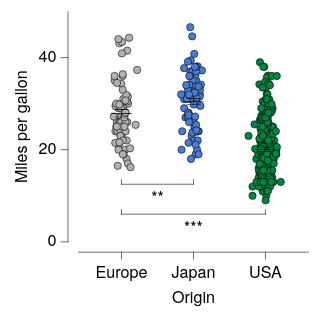

Source (Vega-Lite JSON):
### Vega-Lite specification from a JSON file in a GitHub repository (floating-point values rounded to 4 significant figures; data arrays with more than 128 entries replaced by an {"elided": "..."} marker saying what was removed)
{"background": null, "config": {"arc": {"fill": "#DBDBDB", "fillOpacity": 1.0, "innerRadius": 25.0, "padAngle": 0.03, "stroke": "black", "strokeOpacity": 1, "strokeWidth": 0.25}, "area": {"fill": "#DBDBDB", "fillOpacity": 1.0, "stroke": "black", "strokeOpacity": 1, "strokeWidth": 0.25}, "axis": {"domain": true, "domainCap": "round", "domainColor": "black", "domainWidth": 0.25, "grid": false, "gridCap": "round", "gridColor": "#F1F1F1", "gridDash": [0, 0], "gridOpacity": 1.0, "gridWidth": 0.25, "labelColor": "black", "labelFont": "Helvetica Neue, HelveticaNeue, Helvetica, Arial, sans-serif", "labelFontSize": 7, "labelFontStyle": "normal", "labelFontWeight": 400, "offset": 4.5, "ticks": true, "tickCap": "round", "tickColor": "black", "tickRound": false, "tickSize": 3, "tickWidth": 0.25, "titleColor": "black", "titleFont": "Helvetica Neue, HelveticaNeue, Helvetica, Arial, sans-serif", "titleFontSize": 7, "titleFontStyle": "normal", "titleFontWeight": 400}, "axisX": {"domain": true, "labelAlign": "center", "labelAngle": 0, "labels": true, "ticks": true, "translate": 0}, "axisY": {"domain": true, "labelAlign": "right", "labelAngle": 0, "labels": true, "ticks": true, "translate": 0}, "axisRight": {"domain": true, "labelAlign": "left", "labelAngle": 0, "labels": true, "ticks": true, "translate": 0}, "axisTop": {"domain": true, "labelAlign": "center", "labelAngle": 0, "labels": true, "ticks": true, "translate": 0}, "axisBand": {"tickOffset": 0}, "bar": {"fill": "#DBDBDB", "fillOpacity": 1.0, "stroke": "black", "strokeOpacity": 1, "strokeWidth": 0.25}, "boxplot": {"size": 9.0, "ticks": {"cornerRadius": 0.25, "fill": "black", "opacity": 1, "size": 4.5, "thickness": 0.25}, "box": {"fillOpacity": 1.0, "stroke": "black", "strokeOpacity": 1, "strokeWidth": 0.25}, "median": {"cornerRadius": 0, "fill": "black", "fillOpacity": 1.0, "opacity": 1, "size": 9.0, "thickness": 0.25}, "rule": {"fill": "black", "fillOpacity": 1.0, "size": 10.0, "stroke": "black", "strokeDash": [0, 0], "strokeOpacity": 1, "strokeWidth": 0.25}, "outliers": {"color": "black", "fill": "black", "fillOpacity": 1.0, "size": 0, "stroke": "black", "strokeOpacity": 1, "strokeWidth": 0.25}}, "circle": {"fill": "black", "fillOpacity": 1.0, "size": 1.25, "stroke": null, "strokeOpacity": 1, "strokeWidth": 0.25}, "errorband": {"band": {"fillOpacity": 0.6, "stroke": null, "strokeWidth": 0.25, "strokeOpacity": 1}, "borders": {"opacity": 0, "strokeOpacity": 0.25, "strokeWidth": 1}}, "errorbar": {"opacity": 1, "rule": {"strokeDash": [0, 0], "strokeWidth": 0.25}, "ticks": {"color": "black", "cornerRadius": 0.125, "opacity": 1, "size": 6.0, "thickness": 0.25}, "thickness": 0.25}, "font": "Helvetica Neue, HelveticaNeue, Helvetica, Arial, sans-serif", "geoshape": {"fill": "#DBDBDB", "fillOpacity": 1.0, "stroke": "black", "strokeOpacity": 1, "strokeWidth": 0.25}, "header": {"labelColor": "black", "labelFont": "Helvetica Neue, HelveticaNeue, Helvetica, Arial, sans-serif", "labelFontSize": 7, "labelFontStyle": "normal", "labelFontWeight": 400, "titleColor": "black", "titleFont": "Helvetica Neue, HelveticaNeue, Helvetica, Arial, sans-serif", "titleFontSize": 7, "titleFontStyle": "normal", "titleFontWeight": 400, "titlePadding": 0}, "legend": {"disable": false, "offset": 4.5, "titlePadding": 4, "labelOffset": 2, "gradientLabelOffset": 2, "gradientLength": 50.0, "gradientThickness": 5.0, "gradientOpacity": 1.0, "gradientStrokeColor": "black", "gradientStrokeWidth": 0.25, "labelColor": "black", "labelFont": "Helvetica Neue, HelveticaNeue, Helvetica, Arial, sans-serif", "labelFontSize": 7, "labelFontStyle": "normal", "labelFontWeight": 400, "strokeColor": "black", "strokeWidth": 0, "symbolSize": 42, "symbolStrokeColor": "black", "symbolStrokeWidth": 0.25, "titleColor": "black", "titleFont": "Helvetica Neue, HelveticaNeue, Helvetica, Arial, sans-serif", "titleFontSize": 7, "titleFontStyle": "normal", "titleFontWeight": 400}, "line": {"color": "black", "stroke": "black", "strokeCap": "butt", "strokeDash": [0, 0], "strokeOpacity": 1, "strokeWidth": 0.5}, "point": {"filled": true, "fill": "#DBDBDB", "fillOpacity": 1.0, "size": 5.0, "stroke": "black", "strokeOpacity": 1, "strokeWidth": 0.25}, "range": {"category": ["#B2B2B2", "#4A7CD3", "#008542", "#664CAF", "#509F98", "#636363", "#284F93", "#005226", "#382864", "#285753"], "diverging": {"scheme": ["#443E60", "#5F597E", "#7C759B", "#9994B6", "#B7B4CC", "#D6D5DC", "#F6F6F6", "#D1DAD9", "#A4C2BF", "#7AA9A4", "#578E89", "#37736E", "#1B5954"]}, "heatmap": {"scheme": ["#440154", "#472270", "#433E82", "#38598C", "#2C728E", "#238A8D", "#24A086", "#39B578", "#5DC862", "#96D646", "#CAE02D", "#FDE724"]}, "ordinal": {"scheme": ["#F1F1F1", "#DBDBDB", "#C6C6C6", "#B2B2B2", "#9D9D9D", "#898989", "#767676", "#636363", "#515151", "#404040", "#2F2F2F", "#1F1F1F"]}, "ramp": {"scheme": ["#440154", "#472270", "#433E82", "#38598C", "#2C728E", "#238A8D", "#24A086", "#39B578", "#5DC862", "#96D646", "#CAE02D", "#FDE724"]}}, "rule": {"color": "black", "stroke": "black", "strokeCap": "round", "strokeDash": [2, 2], "strokeOpacity": 1, "strokeWidth": 0.25}, "scale": {"barBandPaddingInner": 0.1, "rectBandPaddingInner": 0, "tickBandPaddingInner": 0.1, "bandPaddingOuter": 0.1, "bandWithNestedOffsetPaddingInner": 0.2, "bandWithNestedOffsetPaddingOuter": 0.2, "offsetBandPaddingInner": 0, "offsetBandPaddingOuter": 0, "round": false}, "rect": {"fill": "#DBDBDB", "fillOpacity": 1.0, "stroke": "black", "strokeOpacity": 1, "strokeWidth": 0.25}, "square": {"fill": "#DBDBDB", "fillOpacity": 1.0, "size": 10.0, "stroke": "black", "strokeOpacity": 1, "strokeWidth": 0.25}, "text": {"color": "black", "font": "Helvetica Neue, HelveticaNeue, Helvetica, Arial, sans-serif", "fontSize": 7, "fontStyle": "normal", "fontWeight": 400}, "tick": {"color": "black", "cornerRadius": 0.125, "opacity": 1.0, "size": 9.0, "thickness": 0.25}, "title": {"anchor": "middle", "frame": "group", "color": "black", "font": "Helvetica Neue, HelveticaNeue, Helvetica, Arial, sans-serif", "fontSize": 7, "fontStyle": "normal", "fontWeight": 400, "subtitleColor": "black", "subtitleFont": "Helvetica Neue, HelveticaNeue, Helvetica, Arial, sans-serif", "subtitleFontSize": "Helvetica Neue, HelveticaNeue, Helvetica, Arial, sans-serif", "subtitleFontStyle": "normal", "subtitleFontWeight": 400}, "trail": {"color": "black", "opacity": 1, "size": 0.5}, "view": {"continuousWidth": 100, "continuousHeight": 100, "discreteWidth": 100, "discreteHeight": 100, "fill": null, "stroke": null, "strokeWidth": 0.25}}, "layer": [{"data": {"name": "data-5a85ede2053d4aec77293cfb476ae07b"}, "mark": {"type": "circle", "opacity": 1.0, "size": 10.0, "stroke": "black", "strokeOpacity": 1, "strokeWidth": 0.25}, "encoding": {"color": {"field": "Origin", "legend": null, "scale": {"domain": ["Europe", "Japan", "USA"]}, "sort": ["Europe", "Japan", "USA"], "title": null, "type": "nominal"}, "x": {"axis": {}, "field": "Origin", "scale": {"domain": ["Europe", "Japan", "USA"]}, "sort": ["Europe", "Japan", "USA"], "title": "Origin", "type": "nominal"}, "xOffset": {"field": "jitter_x", "scale": {"domain": [-7.33, 7.33], "range": [5.17, 19.83]}, "type": "quantitative"}, "y": {"field": "Miles_per_Gallon", "title": "Miles per gallon", "type": "quantitative"}}}, {"data": {"name": "data-64e7897fd8423deef5c97d660b6d3367"}, "mark": {"type": "errorbar"}, "encoding": {"x": {"axis": {}, "field": "Origin", "scale": {"domain": ["Europe", "Japan", "USA"]}, "sort": ["Europe", "Japan", "USA"], "title": "Origin", "type": "nominal"}, "y": {"field": "__mean", "title": "Miles per gallon", "type": "quantitative"}, "yError": {"field": "__error"}}}, {"data": {"name": "data-64e7897fd8423deef5c97d660b6d3367"}, "mark": {"type": "tick"}, "encoding": {"x": {"axis": {}, "field": "Origin", "scale": {"domain": ["Europe", "Japan", "USA"]}, "sort": ["Europe", "Japan", "USA"], "title": "Origin", "type": "nominal"}, "y": {"field": "__mean", "title": "Miles per gallon", "type": "quantitative"}}}, {"layer": [{"layer": [{"data": {"values": [{"x": "Europe", "x2": "Japan", "y": 9.0, "__dysonsphere__": 1}]}, "mark": {"type": "rule", "strokeCap": "round", "strokeDash": [0, 0], "strokeWidth": 0.25, "yOffset": -7.0}, "encoding": {"x": {"value": 18.75}, "x2": {"value": 50.0}, "y": {"field": "y", "type": "quantitative"}}}, {"data": {"values": [{"x": "Europe", "y": 9.0, "y2": 9.0, "__dysonsphere__": 1}]}, "mark": {"type": "rule", "strokeCap": "round", "strokeDash": [0, 0], "strokeWidth": 0.25, "y2Offset": -9.0, "yOffset": -7.0}, "encoding": {"x": {"value": 18.75}, "y": {"field": "y", "type": "quantitative"}, "y2": {"field": "y2"}}}, {"data": {"values": [{"x": "Japan", "y": 9.0, "y2": 9.0, "__dysonsphere__": 1}]}, "mark": {"type": "rule", "strokeCap": "round", "strokeDash": [0, 0], "strokeWidth": 0.25, "y2Offset": -9.0, "yOffset": -7.0}, "encoding": {"x": {"value": 50.0}, "y": {"field": "y", "type": "quantitative"}, "y2": {"field": "y2"}}}, {"data": {"values": [{"y": 9.0, "label": "**", "__dysonsphere__": 1}]}, "mark": {"type": "text", "align": "center", "baseline": "top", "dy": -5.0, "fontSize": 7}, "encoding": {"text": {"field": "label", "type": "nominal"}, "x": {"value": 34.38}, "y": {"field": "y", "type": "quantitative"}}}]}, {"layer": [{"data": {"values": [{"x": "Europe", "x2": "USA", "y": 9.0, "__dysonsphere__": 1}]}, "mark": {"type": "rule", "strokeCap": "round", "strokeDash": [0, 0], "strokeWidth": 0.25, "yOffset": 6.0}, "encoding": {"x": {"value": 18.75}, "x2": {"value": 81.25}, "y": {"field": "y", "type": "quantitative"}}}, {"data": {"values": [{"x": "Europe", "y": 9.0, "y2": 9.0, "__dysonsphere__": 1}]}, "mark": {"type": "rule", "strokeCap": "round", "strokeDash": [0, 0], "strokeWidth": 0.25, "y2Offset": 4.0, "yOffset": 6.0}, "encoding": {"x": {"value": 18.75}, "y": {"field": "y", "type": "quantitative"}, "y2": {"field": "y2"}}}, {"data": {"values": [{"x": "USA", "y": 9.0, "y2": 9.0, "__dysonsphere__": 1}]}, "mark": {"type": "rule", "strokeCap": "round", "strokeDash": [0, 0], "strokeWidth": 0.25, "y2Offset": 4.0, "yOffset": 6.0}, "encoding": {"x": {"value": 81.25}, "y": {"field": "y", "type": "quantitative"}, "y2": {"field": "y2"}}}, {"data": {"values": [{"y": 9.0, "label": "***", "__dysonsphere__": 1}]}, "mark": {"type": "text", "align": "center", "baseline": "top", "dy": 8.0, "fontSize": 7}, "encoding": {"text": {"field": "label", "type": "nominal"}, "x": {"value": 50.0}, "y": {"field": "y", "type": "quantitative"}}}]}], "name": "__dysonsphere_5d5c1722a1b45322_37"}], "$schema": "https://vega.github.io/schema/vega-lite/v6.4.1.json", "datasets": {"data-5a85ede2053d4aec77293cfb476ae07b": {"elided": "398 records"}, "data-64e7897fd8423deef5c97d660b6d3367": [{"Origin": "USA", "__mean": 20.08, "__error": 0.4058, "__dysonsphere__": 1}, {"Origin": "Japan", "__mean": 30.45, "__error": 0.6852, "__dysonsphere__": 1}, {"Origin": "Europe", "__mean": 27.89, "__error": 0.8037, "__dysonsphere__": 1}]}}
